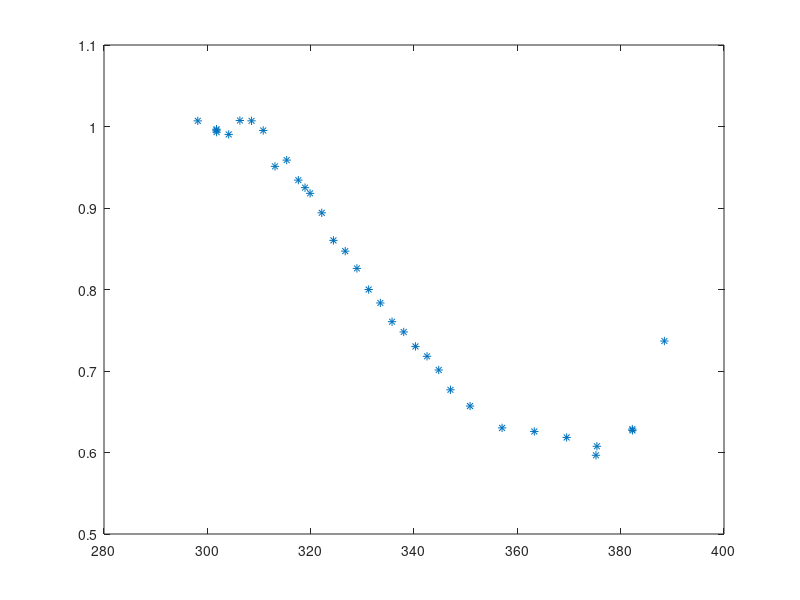

Reproduce this figure in MATLAB. (Note: this script raises an error after producing the figure.)
%% Given VFR and temperature, find the best fit paramters that connect enthalpy and temperature
% for a given matarial

% Given Oven Temperature, Partial pressure at room temperature, DeltaH
% Calculate using the Clausius-Clapiron the corresponding partial pressures
% at the different given Oven temperature, and then calculate what is the
% final diameter and hence VFR (Dfinal^3/Dinit^3) as a function of
% temperature.
clear all;clc

load data2.mat

% Plot Measured Data of VFR as a function of T
hold off
plot(MeasuredData(:,1)+273.15,MeasuredData(:,2),'*')

% Non linear fit data
% let a and b be:
% Don't fit on the part that is close to zero, Set the threshold for zero
Threshold = 0.06;
T = MeasuredData(MeasuredData(:,2)>Threshold,1)+273.15;
VFRm = MeasuredData(MeasuredData(:,2)>Threshold,2)';

tic
%Coef=[-4.9e2, 2.8e5];
Chi2 = @(Coef) sum((VFR(Coef(1),Coef(2),T)-VFRm).^2);

coef = fminsearch(Chi2, [-5e2 2.8e5]);
toc
%% Plot Result of best fit

subplot(2,1,1)
hold off
%VFRfit = VFR(-69.618110996500008,1.398873976775031e5,T);
VFRfit = VFR(coef(1),coef(2),1,T);
plot(T, VFRfit) 
hold all
plot(MeasuredData(:,1)+273.15,MeasuredData(:,2),'*')
xlabel('Temp (K)')
ylabel('VFR')
subplot(2,1,2)
plot(T, coef(1)*T+coef(2))
xlabel('Temp (K)')
ylabel('Enthalpy (J/mol)')

